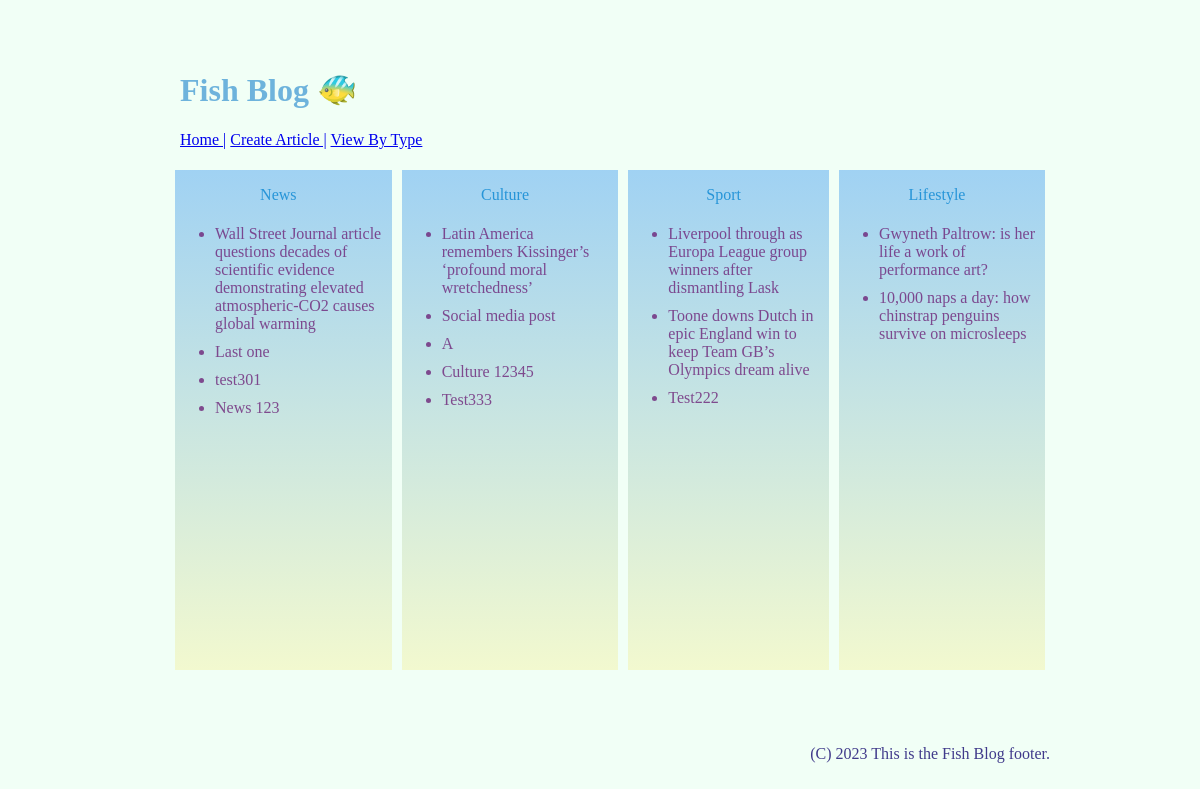
Screenshot of /type.php with the database file from the repository.
### tables this page shows
CREATE TABLE `article` (
  `id` int(11) NOT NULL,
  `title` varchar(2000) NOT NULL,
  `author` varchar(1000) NOT NULL,
  `content` text NOT NULL,
  `createTime` datetime DEFAULT current_timestamp(),
  `updateTime` datetime DEFAULT current_timestamp(),
  `type` varchar(100) NOT NULL
);

### type.php (the view, shortened to what this page needs)
<?php
$conn = new mysqli("localhost", "root", "", "blog");
?>
<!DOCTYPE html>
<html lang="en">
<head>
    <link rel="stylesheet" href="blog.css" type="text/css">
</head>
<body>
    <div id="navigation">
        <menu id="mainmenu">
            <h1 class="home">Fish Blog 🐠</h1>
            <p id="menuicon">
                <a href="home.php">Home |</a>
                <a href="create.php">Create Article |</a>
                <a href="type.php">View By Type</a>
            </p>
        </menu>
    </div>
    <div id="middlebar" class="typeblock">
        <div id="typeNews" class="eachtype">
            <p class="typeHeader">News</p>
            <ul>
            <?php
            $result = $conn->query("SELECT * FROM article WHERE type='news';");
            foreach ($result as $row) {
                ?>
                <li id="newsArticle" class="article-title" data-id="<?php echo $row['id'] ?>">
                    <?php echo $row['title'] ?>
                </li>
                <?php
            }?>
            </ul>
        </div>
        <div id="typeCulture" class="eachtype">
            <p class="typeHeader">Culture</p>
            <ul>
            <?php
            $result = $conn->query("SELECT * FROM article WHERE type='culture';");
            foreach ($result as $row) {
                ?>
                <li id="cultureArticle" class="article-title" data-id="<?php echo $row['id'] ?>">
                    <?php echo $row['title'] ?>
                </li>
                <?php
            }?>
            </ul>
        </div>
        <div id="typeSport" class="eachtype">
            <p class="typeHeader">Sport</p>
            <ul>
            <?php
            $result = $conn->query("SELECT * FROM article WHERE type='sport';");
            foreach ($result as $row) {
                ?>
                <li id="sportArticle" class="article-title" data-id="<?php echo $row['id'] ?>">
                    <?php echo $row['title'] ?>
                </li>
                <?php
            }?>
            </ul>
        </div>
        <div id="typeLifestyle" class="eachtype">
            <p class="typeHeader">Lifestyle</p>
            <ul>
            <?php
            $result = $conn->query("SELECT * FROM article WHERE type='lifestyle';");
            foreach ($result as $row) {
                ?>
                <li id="lifestyleArticle" class="article-title" data-id="<?php echo $row['id'] ?>">
                    <?php echo $row['title'] ?>
                </li>
                <?php
            }?>
            </ul>
        </div>
    </div>
    <div id="footer">
        (C) 2023 This is the Fish Blog footer.
    </div>
</body>
</html>

### blog.css (style rules this page uses)
body { display: grid; grid-template-areas: "navigation" "middlebar" "middlebottom" "middlebottom2" "footer"; background-color:rgba(127, 255, 170, 0.1); margin:50px 150px 50px 150px; }
#navigation { grid-area: navigation; margin-left: -10px; }
#middlebar { grid-area: middlebar; margin-left:20px; }
#middlebar.typeblock { display: grid; grid-template-areas: "news culture sport lifestyle"; color: red; }
#typeNews { grid-area: news; }
#typeCulture { grid-area: culture; }
#typeSport { grid-area: sport; }
#typeLifestyle { grid-area: lifestyle; }
.eachtype { margin:5px; padding:0 10px 0 0; height:500px; background-image: linear-gradient(180deg, rgba(80, 165, 240, 0.5),rgba(247, 224, 51, 0.2)); }
.typeHeader { text-align: center; color:rgba(16, 137, 212, 0.85); }
#newsArticle,#cultureArticle,#sportArticle,#lifestyleArticle { color:rgba(109, 35, 120, 0.8); padding:5px 0; }
h1.home { color:rgba(87, 166, 215, 0.85); }
.article-title, .multiple-list { text-align: left; }
li { color:rgba(33, 24, 120, 0.85); }
#footer { grid-area: footer; color:rgba(33, 24, 120, 0.85); text-align: right; }

### rows the page displays
article: title "Wall Street Journal article questions decades of scientific evidence demonstrating elevated atmospheric-CO2 causes global warming"
article: title "Last one"
article: title "test301"
article: title "News 123"
article: title "Latin America remembers Kissinger’s ‘profound moral wretchedness’"
article: title "Social media post"
article: title "A"
article: title "Culture 12345"
article: title "Test333"
article: title "Liverpool through as Europa League group winners after dismantling Lask"
article: title "Toone downs Dutch in epic England win to keep Team GB’s Olympics dream alive"
article: title "Test222"
article: title "Gwyneth Paltrow: is her life a work of performance art?"
article: title "10,000 naps a day: how chinstrap penguins survive on microsleeps"
